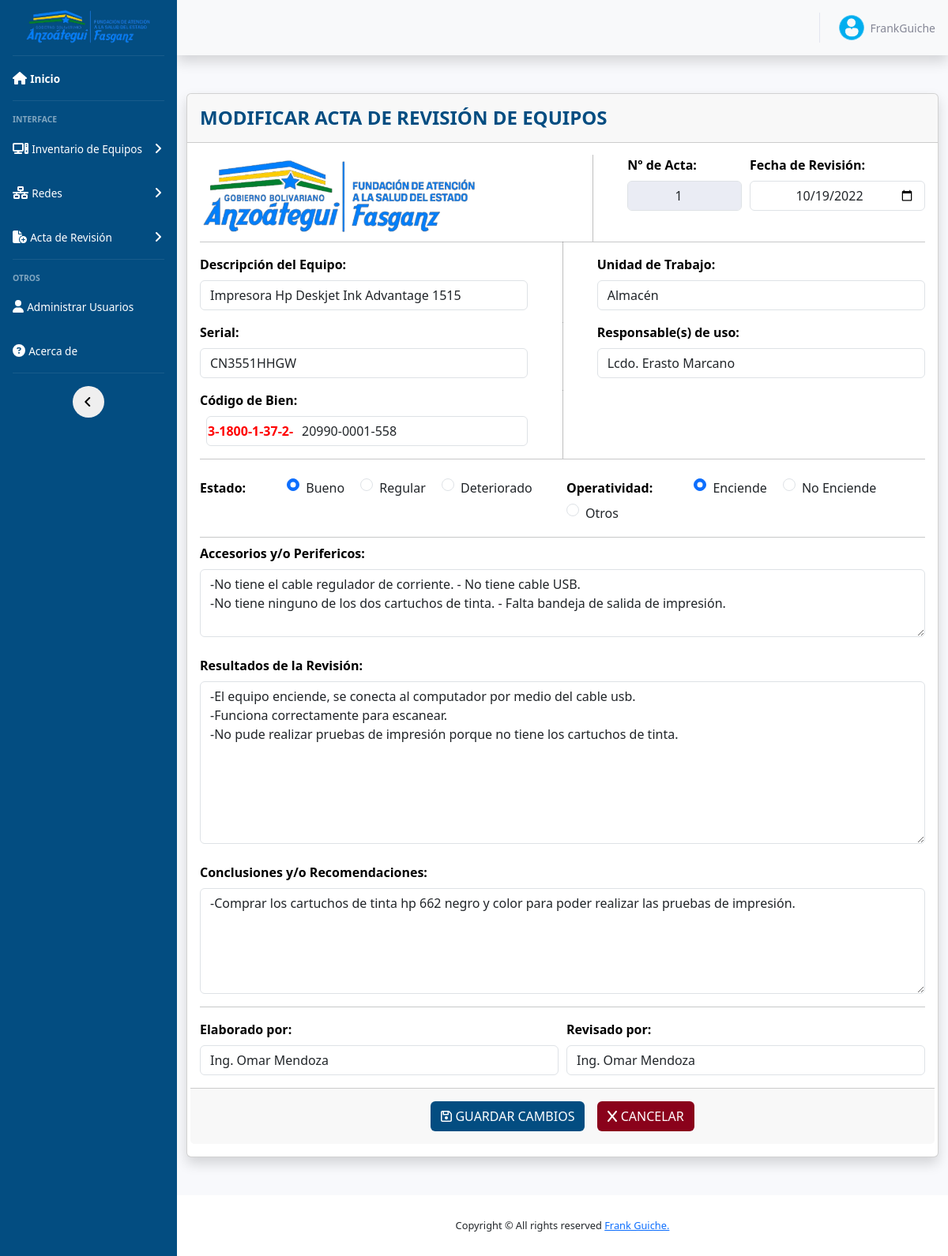
/includes/_acta_revision/editar_actaRevision.php?id_acta=1 (signed in), run on the app's committed database.
### tables this page shows
CREATE TABLE `acta_revision` (
  `id_acta` int(11) NOT NULL,
  `fecha_revision` date NOT NULL,
  `unidad_trabajo` text NOT NULL,
  `responsable_uso` text NOT NULL,
  `descripcion_equipo` text NOT NULL,
  `serial` text NOT NULL,
  `codigo_bienes` text NOT NULL,
  `estado_equipo` text NOT NULL,
  `operatividad` text NOT NULL,
  `accesorios_perifericos` text NOT NULL,
  `resultado_revision` text NOT NULL,
  `conclusion_revision` text NOT NULL,
  `user_elaboracion` text NOT NULL,
  `user_revision` text NOT NULL
);

### includes/_acta_revision/editar_actaRevision.php (the view, shortened to what this page needs)
<?php
$id = $_GET['id_acta'];
include "../db.php";
$consulta = "SELECT * FROM acta_revision WHERE id_acta = $id";
$resultado = mysqli_query($conexion, $consulta);
$usuario = mysqli_fetch_assoc($resultado);
?>
<?php include_once "header.php"; ?>
<body>
    <div class="container">
        <div class="card shadow my-5">
            <div class="card-header py-3">
                <div class="row">
                    <h4 class="m-0 font-primary mayus bold col-8">Modificar acta de revisión de equipos</h4>
                    <div class="col-4 text-right">
                    </div>
                </div>
            </div>
            <div class="card-body">
                <form action="../functions.php" id="form" method="POST">
                    <div class="row">
                        <div class="col-12">
                            <div class="form-row mb-0 mt-0">
                                <div class="col-lg-6 col-md-6 col-sm-4 mt-0">
                                    <img src="../../assets/img/logo1.png" class="img-fluid rounded-start" alt="...">
                                </div>
                                <div class="col-md-1 col-sm-1 d-flex justify-content-center align-items-center">
                                </div>
                                <div class="form-group col-2 col-md-2 col-sm-3">
                                    <label for="id_acta" class="label-span">Nº de Acta:</label>
                                    <div class="input-group">
                                        <input type="number" id="id_acta" name="id_acta" class="form-control text-center" value="<?php echo $usuario['id_acta']; ?>" required readonly>
                                    </div>
                                </div>
                                <div class="form-group col-3 col-md-3 col-sm-4">
                                    <label for="fecha_revision" class="label-span">Fecha de Revisión:</label>
                                    <input type="date" id="fecha_revision" name="fecha_revision" class="form-control text-center" value="<?php echo $usuario['fecha_revision']; ?>" required>
                                </div>
                            </div>
                            <hr class="mb-0 mt-0">
                            <div class="form-row mb-0 mt-0">
                                <div class="form-group col mt-3">
                                    <label for="descripcion_equipo" class="label-span">Descripción del Equipo:</label>
                                    <input type="text" id="descripcion_equipo" name="descripcion_equipo" class="form-control" value="<?php echo $usuario['descripcion_equipo']; ?>" required>
                                </div>
                                <div class="col-md-1 d-flex justify-content-center align-items-center">
                                </div>
                                <div class="form-group col mt-3">
                                    <label for="unidad_trabajo" class="label-span">Unidad de Trabajo:</label>
                                    <input type="text" id="unidad_trabajo" name="unidad_trabajo" class="form-control" value="<?php echo $usuario['unidad_trabajo']; ?>" required>
                                </div>
                            </div>
                            <div class="form-row mb-0 mt-0">
                                <div class="form-group col">
                                    <label for="serial" class="label-span">Serial:</label>
                                    <input type="text" id="serial" name="serial" class="form-control" value="<?php echo $usuario['serial']; ?>" required>
                                </div>
                                <div class="col-md-1 d-flex justify-content-center align-items-center">
                                </div>
                                <div class="form-group col">
                                    <label for="responsable_uso" class="label-span">Responsable(s) de uso:</label>
                                    <input type="text" id="responsable_uso" name="responsable_uso" class="form-control" value="<?php echo $usuario['responsable_uso']; ?>">
                                </div>
                            </div>
                            <div class="form-row mb-0 mt-0">
                                <div class="form-group col">
                                    <label for="codigo_bienes_visible" class="label-span">Código de Bien:</label>
                                    <div class="prefix-input-container">
                                        <span class="prefix">3-1800-1-37-2-</span>
                                        <input type="text" id="codigo_bienes_visible" class="form-control ms-2 input-with-prefix" value="<?php echo $usuario['codigo_bienes']; ?>" oninput="syncInput()">
                                    </div>
                                </div>
                                <div class="col-md-1 d-flex justify-content-center align-items-center">
                                </div>
                                <div class="form-group col">
                                </div>
                            </div>
                            <hr class="mb-0 mt-0">
                            <div class="form-row mb-0 mt-4">
                                <div class="form-group col">
                                    <label class="label-span me-5">Estado:</label>
                                    <div class="form-check form-check-inline">
                                        <input class="form-check-input" type="radio" id="estado_bueno" name="estado_equipo" value="BUENO" <?php echo ($usuario['estado_equipo'] == 'BUENO') ? 'checked' : ''; ?>>
                                        <label class="form-check-label" for="estado_bueno">Bueno</label>
                                    </div>
                                    <div class="form-check form-check-inline">
                                        <input class="form-check-input" type="radio" id="estado_regular" name="estado_equipo" value="REGULAR" <?php echo ($usuario['estado_equipo'] == 'REGULAR') ? 'checked' : ''; ?>>
                                        <label class="form-check-label" for="estado_regular">Regular</label>
                                    </div>
                                    <div class="form-check form-check-inline">
                                        <input class="form-check-input" type="radio" id="estado_deteriorado" name="estado_equipo" value="DETERIORADO" <?php echo ($usuario['estado_equipo'] == 'DETERIORADO') ? 'checked' : ''; ?>>
                                        <label class="form-check-label" for="estado_deteriorado">Deteriorado</label>
                                    </div>
                                </div>
                                <div class="form-group col">
                                    <label class="label-span me-5">Operatividad:</label>
                                    <div class="form-check form-check-inline">
                                        <input class="form-check-input" type="radio" id="operatividad_enciende" name="operatividad" value="ENCIENDE" <?php echo ($usuario['operatividad'] == 'ENCIENDE') ? 'checked' : ''; ?>>
                                        <label class="form-check-label" for="operatividad_enciende">Enciende</label>
                                    </div>
                                    <div class="form-check form-check-inline">
                                        <input class="form-check-input" type="radio" id="operatividad_no_enciende" name="operatividad" value="NO ENCIENDE" <?php echo ($usuario['operatividad'] == 'NO ENCIENDE') ? 'checked' : ''; ?>>
                                        <label class="form-check-label" for="operatividad_no_enciende">No Enciende</label>
                                    </div>
                                    <div class="form-check form-check-inline">
                                        <input class="form-check-input" type="radio" id="operatividad_otros" name="operatividad" value="OTRO" <?php echo ($usuario['operatividad'] == 'OTRO') ? 'checked' : ''; ?>>
                                        <label class="form-check-label" for="operatividad_otros">Otros</label>
                                    </div>
                                </div>
                            </div>
                            <hr class="mb-0 mt-0">
                            <div class="form-row mb-0 mt-2">
                                <div class="form-group col">
                                    <label for="accesorios_perifericos" class="label-span">Accesorios y/o Perifericos:</label>
                                    <textarea type="text" name="accesorios_perifericos" id="accesorios_perifericos" class="form-control" rows="3"><?php echo $usuario['accesorios_perifericos']; ?></textarea>
                                </div>
                            </div>
                            <div class="form-row mb-0 mt-2">
                                <div class="form-group col">
                                    <label for="resultado_revision" class="label-span">Resultados de la Revisión:</label>
                                    <textarea type="text" name="resultado_revision" id="resultado_revision" class="form-control" rows="8"><?php echo $usuario['resultado_revision']; ?></textarea>
                                </div>
                            </div>
                            <div class="form-row mb-0 mt-2">
                                <div class="form-group col">
                                    <label for="conclusion_revision" class="label-span">Conclusiones y/o Recomendaciones:</label>
                                    <textarea type="text" name="conclusion_revision" id="conclusion_revision" class="form-control" rows="5"><?php echo $usuario['conclusion_revision']; ?></textarea>
                                </div>
                            </div>
                            <hr class="mb-0 mt-0">
                            <div class="form-row mb-0 mt-3">
                                <div class="form-group col">
                                    <label for="user_elaboracion" class="label-span">Elaborado por:</label>
                                    <input type="text" id="user_elaboracion" name="user_elaboracion" class="form-control" value="<?php echo $usuario['user_elaboracion']; ?>" required>
                                </div>
                                <div class="form-group col">
                                    <label for="user_revision" class="label-span">Revisado por:</label>
                                    <input type="text" id="user_revision" name="user_revision" class="form-control" value="<?php echo $usuario['user_revision']; ?>" required>
                                </div>
                            </div>
                        </div>
                        <div class="card-footer">
                            <div class="my-2 d-flex justify-content-center">
                                <button type="submit" id="form" name="form" class="btn btn-agg mr-2 mayus bold">
                                    <i class="fa-regular fa-floppy-disk"></i> Guardar Cambios</button>
                                <a href="../../views/acta_revision.php" class="btn btn-delete ml-2 mayus bold">
                                    <i class="fa-solid fa-x"></i> Cancelar
                                </a>
                            </div>
                        </div>
                    </div>
            </div>
        </div>
    </div>
    <?php include_once "footer.php"; ?>
</body>
</html>

### css/style.css (style rules this page uses)
.font-primary { color: #034D81 !important; font-weight: bold; }
.label-span { font-weight: bold; color: #000000; }
.mayus { text-transform: uppercase; }
.bold { font-weight: bold; }
.btn-agg { background-color: #034D81 !important; color: #FFFFFF !important; }
.btn-delete { background-color: #8A021B !important; color: #FFFFFF !important; }
.btn { transition: all 0.3s ease; }
a { color: #000000; text-decoration: none; background-color: transparent }

### includes/_acta_revision/editar_actaRevision.php (style rules this page uses)
.prefix-input-container { position: relative; display: flex; align-items: center; }
.prefix { position: absolute; left: 10px; color: red; font-weight: bold; }
.input-with-prefix { padding-left: 120px; }

### data on the page
acta_revision: id_acta "1", fecha_revision "10/19/2022", descripcion_equipo "Impresora Hp Deskjet Ink Advantage 1515", unidad_trabajo "Almacén", serial "CN3551HHGW", responsable_uso "Lcdo. Erasto Marcano", codigo_bienes "20990-0001-558", estado_equipo "☑ Bueno", estado_equipo "☐ Regular", estado_equipo "☐ Deteriorado", operatividad "☑ Enciende", operatividad "☐ No Enciende", operatividad "☐ Otros", accesorios_perifericos "-No tiene el cable regulador de corriente. - No tiene cable USB. -No tiene ninguno de los dos cartuchos de tinta. - Falta bandeja de salida de impresión.", resultado_revision "-El equipo enciende, se conecta al computador por medio del cable usb. -Funciona correctamente para escanear. -No pude realizar pruebas de impresión porque no tiene los cartuchos de tinta.", conclusion_revision "-Comprar los cartuchos de tinta hp 662 negro y color para poder realizar las pruebas de impresión.", user_elaboracion "Ing. Omar Mendoza", user_revision "Ing. Omar Mendoza"

### other printed values
$_SESSION['username'] "FrankGuiche"
